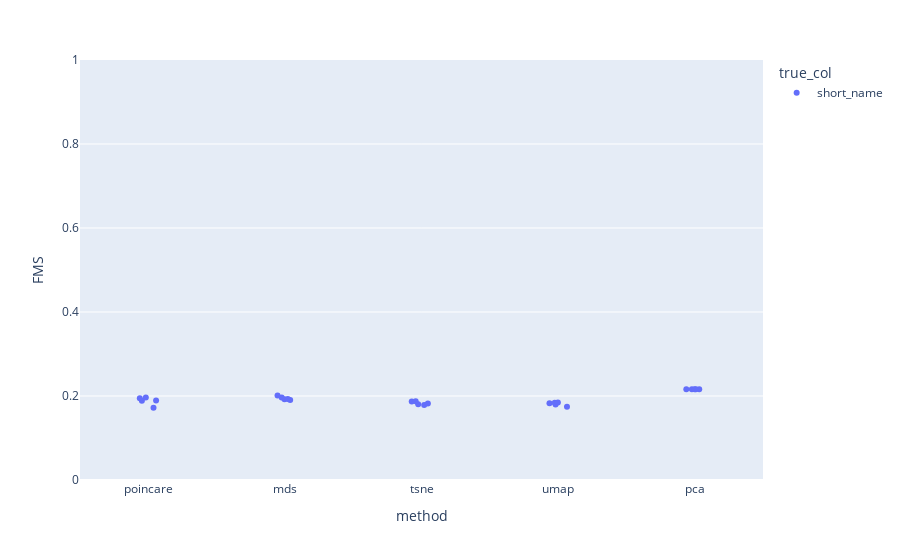

Source (notebook cell):
### Markdown cell above
### FMS

### Code cell
fig = px.strip(df_results_clust, x='method', y='FMS', color = "true_col")
fig.update_yaxes(range = [0,1])
fig.show()

# Need to add the original poincaré method

### Figure 1 — Plotly figure (JSON) as saved in the notebook; plotly's stock layout.template omitted (floating-point values rounded to 4 significant figures)
{"data": [{"alignmentgroup": "True", "boxpoints": "all", "fillcolor": "rgba(255,255,255,0)", "hoveron": "points", "hovertemplate": "true_col=short_name<br>method=%{x}<br>FMS=%{y}<extra></extra>", "legendgroup": "short_name", "line": {"color": "rgba(255,255,255,0)"}, "marker": {"color": "#636efa"}, "name": "short_name", "offsetgroup": "short_name", "orientation": "v", "pointpos": 0, "showlegend": true, "type": "box", "x": ["poincare", "mds", "tsne", "umap", "pca", "poincare", "mds", "tsne", "umap", "pca", "poincare", "mds", "tsne", "umap", "pca", "poincare", "mds", "tsne", "umap", "pca", "poincare", "mds", "tsne", "umap", "pca"], "x0": " ", "xaxis": "x", "y": [0.1963, 0.1925, 0.187, 0.1842, 0.2163, 0.1948, 0.1928, 0.1823, 0.1797, 0.2163, 0.1888, 0.1907, 0.1877, 0.1747, 0.2163, 0.1722, 0.1966, 0.1803, 0.1843, 0.2163, 0.1891, 0.201, 0.1787, 0.1825, 0.2163], "y0": " ", "yaxis": "y"}], "layout": {"boxmode": "group", "legend": {"title": {"text": "true_col"}, "tracegroupgap": 0}, "margin": {"t": 60}, "xaxis": {"anchor": "y", "domain": [0, 1], "title": {"text": "method"}}, "yaxis": {"anchor": "x", "domain": [0, 1], "range": [0, 1], "title": {"text": "FMS"}}}}
